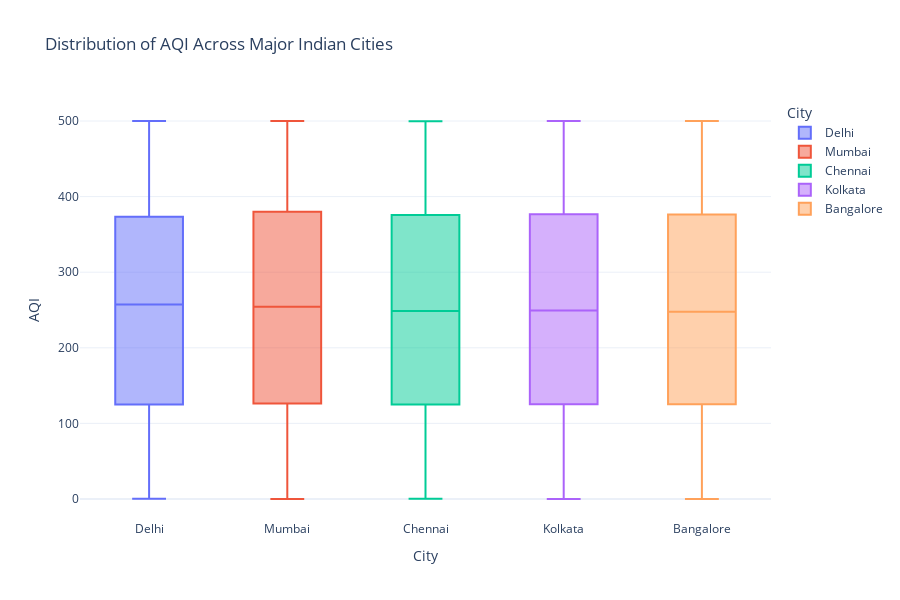

The cell this chart's notebook holds for it:
### Code cell
import plotly.express as px

fig = px.box(
    df,
    x="City",
    y="AQI",
    color="City",
    points=False,
    title="Distribution of AQI Across Major Indian Cities"
)

fig.update_layout(
    template="plotly_white",
    height=600
)

fig.show()

### Figure 1 — Plotly figure (JSON) as saved in the notebook; plotly's stock layout.template omitted (floating-point values rounded to 4 significant figures; data arrays with more than 128 entries replaced by an {"elided": "..."} marker saying what was removed)
{"data": [{"alignmentgroup": "True", "boxpoints": false, "hovertemplate": "City=%{x}<br>AQI=%{y}<extra></extra>", "legendgroup": "Delhi", "marker": {"color": "#636efa"}, "name": "Delhi", "notched": false, "offsetgroup": "Delhi", "orientation": "v", "showlegend": true, "type": "box", "x": {"elided": "3653 str values"}, "x0": " ", "xaxis": "x", "y": {"elided": "3653 float values"}, "y0": " ", "yaxis": "y"}, {"alignmentgroup": "True", "boxpoints": false, "hovertemplate": "City=%{x}<br>AQI=%{y}<extra></extra>", "legendgroup": "Mumbai", "marker": {"color": "#EF553B"}, "name": "Mumbai", "notched": false, "offsetgroup": "Mumbai", "orientation": "v", "showlegend": true, "type": "box", "x": {"elided": "3653 str values"}, "x0": " ", "xaxis": "x", "y": {"elided": "3653 float values"}, "y0": " ", "yaxis": "y"}, {"alignmentgroup": "True", "boxpoints": false, "hovertemplate": "City=%{x}<br>AQI=%{y}<extra></extra>", "legendgroup": "Chennai", "marker": {"color": "#00cc96"}, "name": "Chennai", "notched": false, "offsetgroup": "Chennai", "orientation": "v", "showlegend": true, "type": "box", "x": {"elided": "3653 str values"}, "x0": " ", "xaxis": "x", "y": {"elided": "3653 float values"}, "y0": " ", "yaxis": "y"}, {"alignmentgroup": "True", "boxpoints": false, "hovertemplate": "City=%{x}<br>AQI=%{y}<extra></extra>", "legendgroup": "Kolkata", "marker": {"color": "#ab63fa"}, "name": "Kolkata", "notched": false, "offsetgroup": "Kolkata", "orientation": "v", "showlegend": true, "type": "box", "x": {"elided": "3653 str values"}, "x0": " ", "xaxis": "x", "y": {"elided": "3653 float values"}, "y0": " ", "yaxis": "y"}, {"alignmentgroup": "True", "boxpoints": false, "hovertemplate": "City=%{x}<br>AQI=%{y}<extra></extra>", "legendgroup": "Bangalore", "marker": {"color": "#FFA15A"}, "name": "Bangalore", "notched": false, "offsetgroup": "Bangalore", "orientation": "v", "showlegend": true, "type": "box", "x": {"elided": "3653 str values"}, "x0": " ", "xaxis": "x", "y": {"elided": "3653 float values"}, "y0": " ", "yaxis": "y"}], "layout": {"boxmode": "overlay", "height": 600, "legend": {"title": {"text": "City"}, "tracegroupgap": 0}, "title": {"text": "Distribution of AQI Across Major Indian Cities"}, "xaxis": {"anchor": "y", "categoryarray": ["Delhi", "Mumbai", "Chennai", "Kolkata", "Bangalore"], "categoryorder": "array", "domain": [0, 1], "title": {"text": "City"}}, "yaxis": {"anchor": "x", "domain": [0, 1], "title": {"text": "AQI"}}}}
